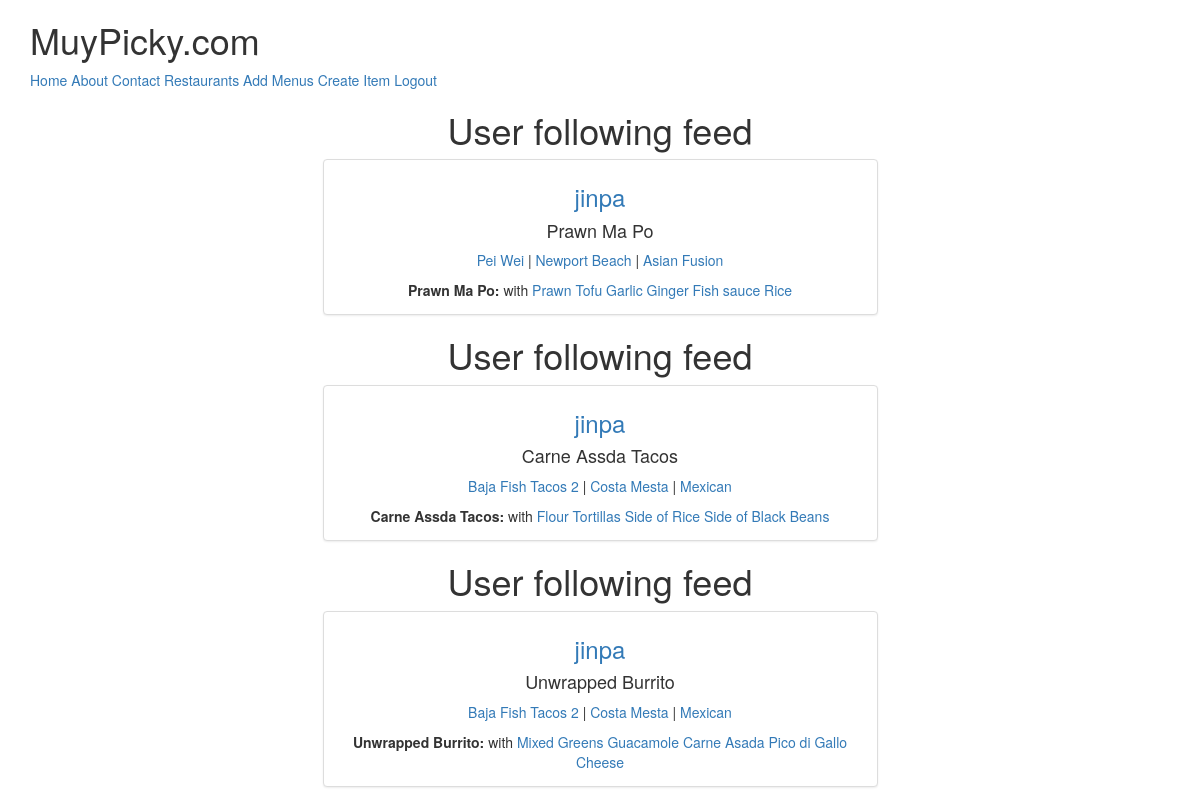
The app's page / (signed in), older data.
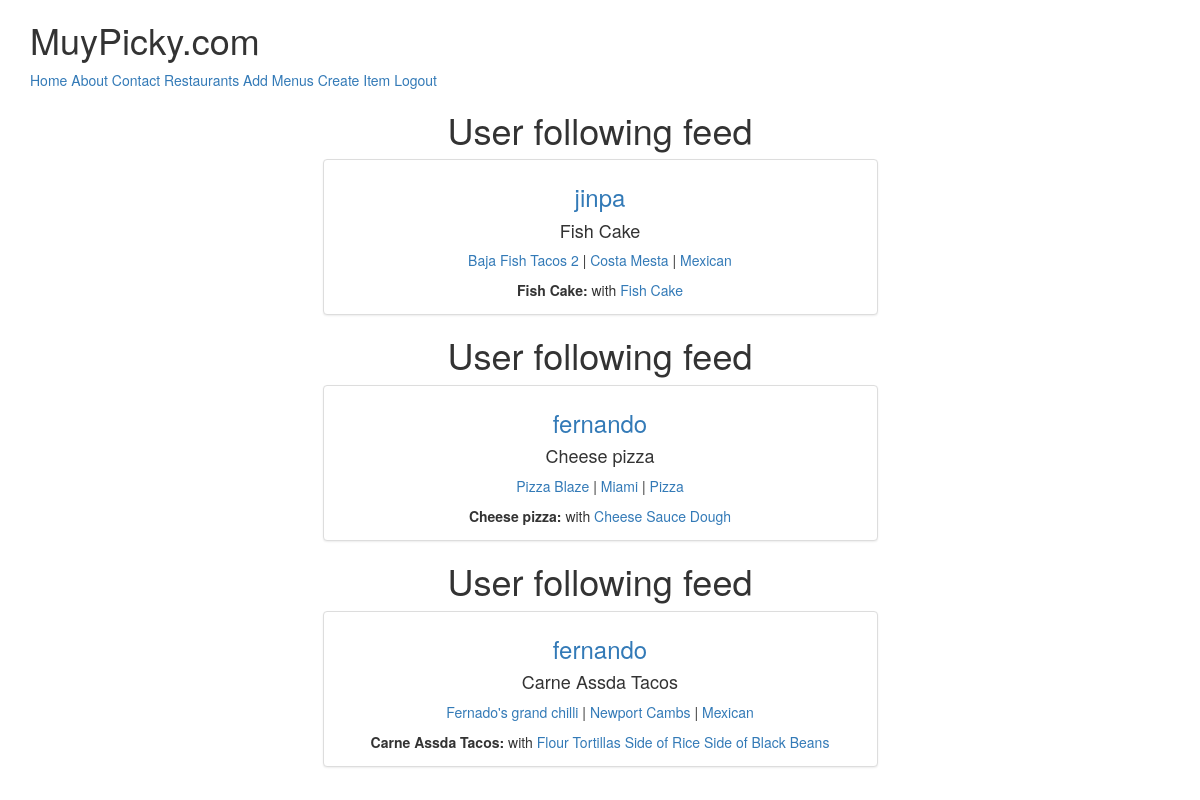
The same page, newer data.
### menus/models.py (models this page shows, shortened)
class Item(models.Model):
    user            = models.ForeignKey(settings.AUTH_USER_MODEL)
    restaurant      = models.ForeignKey(RestaurantLocation)
    name            = models.CharField(max_length=120)
    contents        = models.TextField(help_text='Seperate each item by comma')
    excludes        = models.TextField(blank=True, null=True, help_text='Seperate each item by comma')
    public          = models.BooleanField(default=True)
    timestamp       = models.DateTimeField(auto_now_add=True)
    updated         = models.DateTimeField(auto_now=True)
    class Meta:
        ordering = ['-updated', '-timestamp'] # Item objects.all() "-" gives most recent updated item.
    def get_contents(self):
        return self.contents.split(",")

### restaurants/models.py (models this page shows, shortened)
class RestaurantLocation(models.Model):
    owner           = models.ForeignKey(User)
    name            = models.CharField(max_length=120)
    location        = models.CharField(max_length=120, null=True, blank=True)
    category        = models.CharField(max_length=120, null=True, blank=True) #, validators=[validate_categories]
    timestamp       = models.DateTimeField(auto_now_add=True) # When first added
    updated         = models.DateTimeField(auto_now=True) # Last updated
    slug            = models.SlugField(blank=True, null=True)
    objects = RestaurantLocationManager() # add Model.objects.all()
    @property
    def title(self):
        return self.name

### menus/views.py (the view)
# urls.py: url(r'^$', HomeView.as_view(), name='home'),
class HomeView(View):
    def get(self, request,*args, **kwargs):
        if not request.user.is_authenticated():
            return render(request, "home.html", {})
        user = request.user
        is_following_user_ids = [x.user.id for x in user.is_following.all()]
        qs = Item.objects.filter(user__id__in=is_following_user_ids, public=True).order_by('-updated')[0:3]
        return render(request, "menus/home-feed.html", {'object_list': qs})

### menus/templates/menus/home-feed.html (shortened to what this page needs)
{% extends "base.html" %}
{% block content %}
    <div class="row">
    <div class="col-sm-6 text-center col-sm-offset-3">
    {% for obj in object_list %}
        <h1>User following feed</h1>
            <div class="thumbnail">
                <h3><a href="{% url 'profiles:detail' username=obj.user.username %}">{{ obj.user.username }}</a></h3>
                <h4>{{ obj.name }}</h4>
                <p>
                    <a href="{% url 'profiles:detail' username=obj.user.username %}?q{{ obj.restaurant.title }}">{{ obj.restaurant.title }} </a> |
                    <a href="{% url 'profiles:detail' username=obj.user.username %}?q{{ obj.restaurant.location }}"> {{ obj.restaurant.location }} </a> |
                    <a href="{% url 'profiles:detail' username=obj.user.username %}?q{{ obj.restaurant.category }}"> {{ obj.restaurant.category }} </a>
                </p>
                <p>
                    <b>{{ obj.name }}: </b> with
                    {% for ing in obj.get_contents %}
                        <a href="{% url 'profiles:detail' username=obj.user.username %}?q={{ ing }}">{{ ing }}</a>
                    {% endfor %}
                </p>
            </div>
    {% endfor %}
    </div>
    </div>
{% endblock %}

Row changes from the older to the newer data that the page shows:
no longer on this page (row edited): Item: user.username "jinpa", name "Prawn Ma Po", restaurant "Pei Wei", restaurant.location "Newport Beach", restaurant.category "Asian Fusion", get_contents "Prawn" "Tofu" "Garlic" "Ginger" "Fish sauce" "Rice"
no longer on this page (row edited): Item: user.username "jinpa", name "Unwrapped Burrito", restaurant "Baja Fish Tacos 2", restaurant.location "Costa Mesta", restaurant.category "Mexican", get_contents "Mixed Greens" "Guacamole" "Carne Asada" "Pico di Gallo" "Cheese"
added Item: user.username "jinpa", name "Fish Cake", restaurant "Baja Fish Tacos 2", restaurant.location "Costa Mesta", restaurant.category "Mexican", get_contents "Fish" "Cake"
added Item: user.username "fernando", name "Cheese pizza", restaurant "Pizza Blaze", restaurant.location "Miami", restaurant.category "Pizza", get_contents "Cheese" "Sauce" "Dough"
changed Item "Carne Assda Tacos": user.username "jinpa" → "fernando"; restaurant "Baja Fish Tacos 2" → "Fernado's grand chilli"; restaurant.location "Costa Mesta" → "Newport Cambs"
